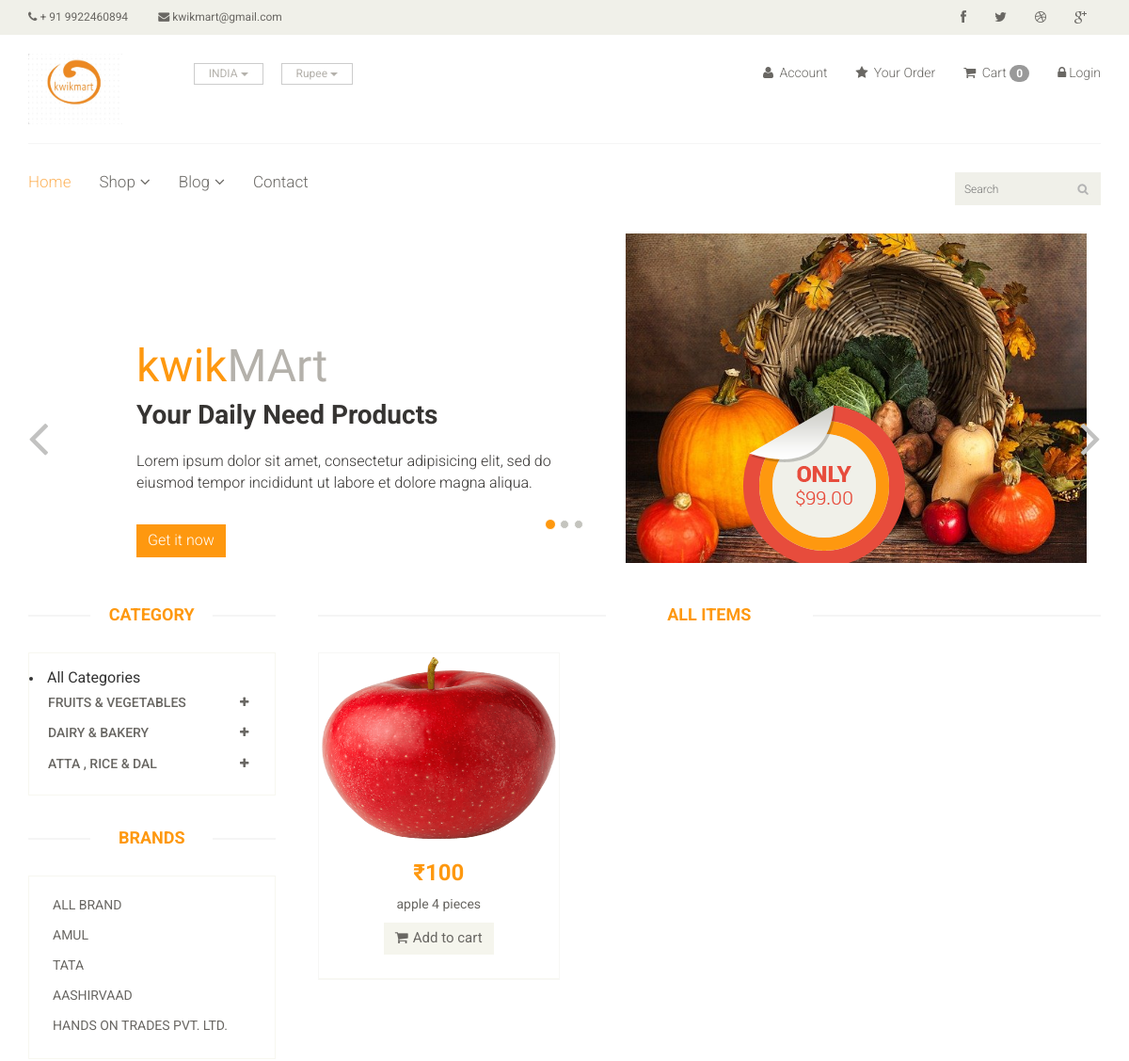
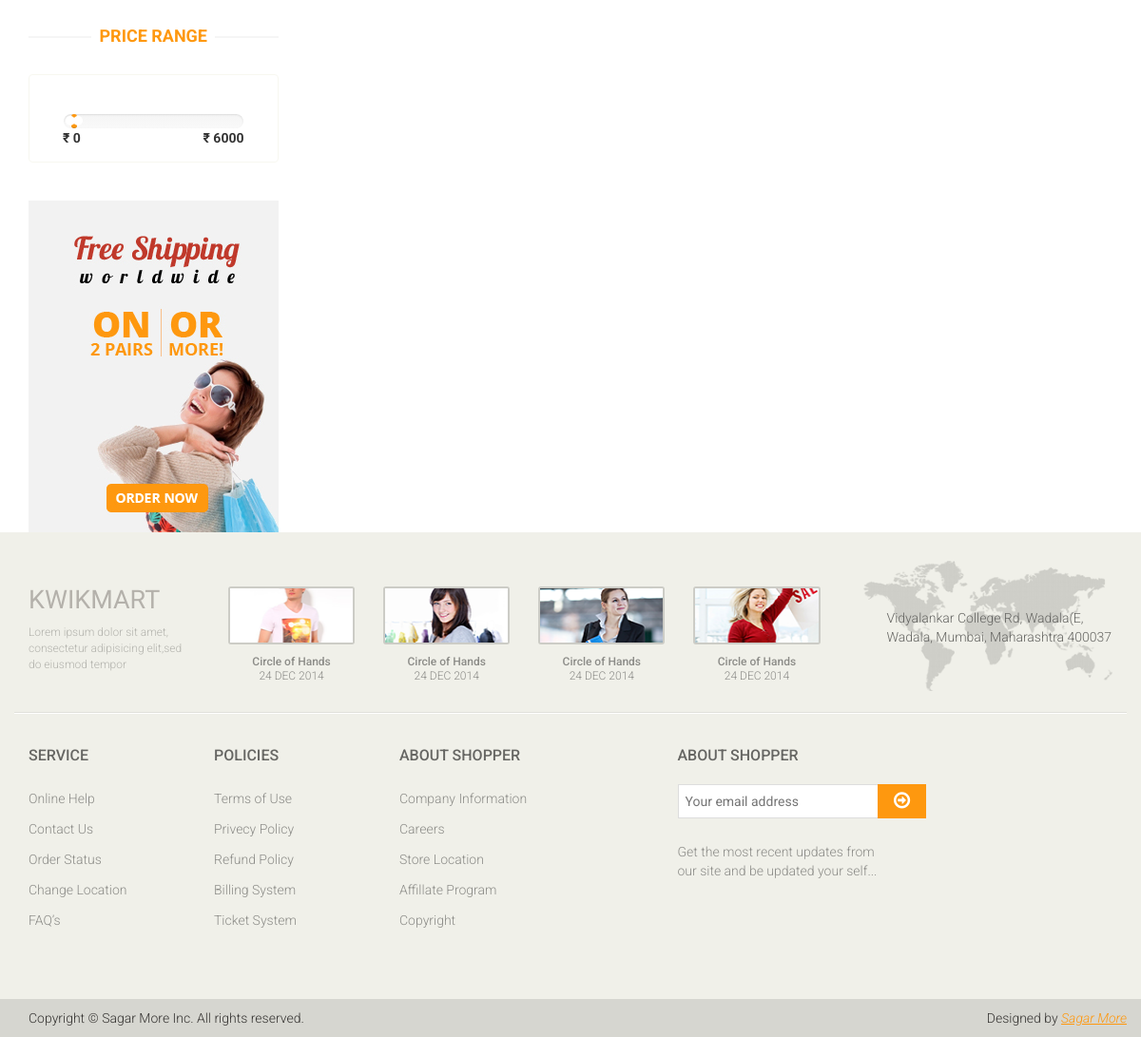
/?category=1, run on the app's committed database (2 pictures, top to bottom).
### app/models.py (models this page shows, shortened)
class Category(models.Model):
    name = models.CharField(max_length=150)

class Brand (models.Model):
    name = models.CharField(max_length=200)

class Product(models.Model):
    category = models.ForeignKey(Category,on_delete=models.CASCADE,null=True)
    sub_category = models.ForeignKey(Sub_Category, on_delete=models.CASCADE, null=True)
    brand = models.ForeignKey(Brand,on_delete=models.CASCADE,null=True)
    image = models.ImageField(upload_to='ecomerce/pimg')
    name = models.CharField(max_length=100)
    price = models.IntegerField()
    date = models.DateField(auto_now_add= True)
    stock= models.IntegerField()
    threshold_value = models.IntegerField()

### grocery_store/views.py (the view)
# urls.py: path('',views.Index,name ='index'),
def Index(request):
    category = Category.objects.all()
    brand = Brand.objects.all()
    brandID = request.GET.get('brand')
    product = Product.objects.all()
    categoryID = request.GET.get('category')
    if categoryID:
        product = Product.objects.filter(sub_category=categoryID).order_by('-id')
    elif brandID:
        product=Product.objects.filter(brand = brandID).order_by('-id')
    else:
        product = Product.objects.all()
    context = {
        'category' : category,
        'product':product,
        'brand':brand,
    }
    return render(request,'index.html',context)

### templates/index.html (shortened to what this page needs)
{% extends 'master.html' %}
{% block body %}
	<section id="slider">
		<div class="container">
			<div class="row">
				<div class="col-sm-12">
					<div id="slider-carousel" class="carousel slide" data-ride="carousel">
						<ol class="carousel-indicators">
							<li data-target="#slider-carousel" data-slide-to="0" class="active"></li>
							<li data-target="#slider-carousel" data-slide-to="1"></li>
							<li data-target="#slider-carousel" data-slide-to="2"></li>
						</ol>
						<div class="carousel-inner">
							<div class="item active">
								<div class="col-sm-6">
									<h1><span>kwik</span>MArt</h1>
									<h2>Your Daily Need Products</h2>
									<p>Lorem ipsum dolor sit amet, consectetur adipisicing elit, sed do eiusmod tempor incididunt ut labore et dolore magna aliqua. </p>
									<button type="button" class="btn btn-default get">Get it now</button>
								</div>
								<div class="col-sm-6">
									<img src="/static/images/home/blog-1.jpg" class="girl img-responsive" alt="" />
									<img src="/static/images/home/pricing.png"  class="pricing" alt="" />
								</div>
							</div>
						</div>
						<a href="#slider-carousel" class="left control-carousel hidden-xs" data-slide="prev">
							<i class="fa fa-angle-left"></i>
						</a>
						<a href="#slider-carousel" class="right control-carousel hidden-xs" data-slide="next">
							<i class="fa fa-angle-right"></i>
						</a>
					</div>
				</div>
			</div>
		</div>
	</section>
	<section>
		<div class="container">
			<div class="row">
				<div class="col-sm-3">
					<div class="left-sidebar">
						<h2>Category</h2>
						<div class="panel-group category-products" id="accordian">
							<li><a href="/" class="panel-title">All Categories</a> </li>
								{% for cat in category %}
							<div class="panel panel-default">
								<div class="panel-heading">
									<h4 class="panel-title">
										<a data-toggle="collapse" data-parent="#accordian" href="#{{cat.id}}">
												<span class="badge pull-right"><i class="fa fa-plus"></i></span>
											{{ cat.name }}
										</a>
									</h4>
								</div>
							</div>
						{% endfor %}
						</div>
						<div class="brands_products">
							<h2>Brands</h2>
							<div class="brands-name">
								<ul class="nav nav-pills nav-stacked">
									<li><a href="/" class="panel-title">All Brand</a> </li>
									{% for i in brand %}
									<li><a href="/?brand={{i.id}}"> {{i.name}}</a></li>
									{% endfor %}
								</ul>
							</div>
						</div>
						<div class="price-range">
							<h2>Price Range</h2>
							<div class="well text-center">
								 <input type="text" class="span2" value="" data-slider-min="0" data-slider-max="6000" data-slider-step="5" data-slider-value="[250,450]" id="sl2" ><br />
								 <b class="pull-left">₹ 0</b> <b class="pull-right">₹ 6000</b>
							</div>
						</div>
						<div class="shipping text-center">
							<img src="/static/images/home/shipping.jpg" alt="" />
						</div>
					</div>
				</div>
				<div class="col-sm-9 padding-right">
					<div class="features_items">
						<h2 class="title text-center">All Items</h2>
						{% for prod in product %}
						<div class="col-sm-4">
							<div class="product-image-wrapper">
								<div class="single-products">
										<div class="productinfo text-center">
											<img src="{{prod.image}}" alt="" height="200px"/>
											<h2>₹{{prod.price}}</h2>
											<p>{{prod.name}}</p>
											<a href="{% url 'cart_add' prod.id %}" class="btn btn-default add-to-cart"><i class="fa fa-shopping-cart"></i>Add to cart</a>
										</div>
										<div class="product-overlay">
											<div class="overlay-content">
											</div>
										</div>
								</div>
								<div class="choose">
								</div>
							</div>
						</div>
				{% endfor %}
					</div>
				</div>
			</div>
		</div>
	</section>
{% endblock %}

### static/css/main.css (style rules this page uses)
body { font-family: 'Roboto', sans-serif; position: relative; font-weight:400px; }
ul li { list-style: none; }
a { -webkit-transition: 300ms; -moz-transition: 300ms; -o-transition: 300ms; transition: 300ms; }
h1, h2, h3, h4, h5, h6 { font-family: 'Roboto', sans-serif; }
#slider { padding-bottom: 45px; }
.carousel-indicators li { background: #C4C4BE; }
.carousel-indicators li.active { background: #FE980F; }
.item { padding-left: 100px; }
.pricing { position: absolute; right: 40%; top: 52%; }
.girl { margin-left: 0; }
.item h1 { color: #B4B1AB; font-family: abel; font-size: 48px; margin-top: 115px; }
.item h1 span { color:#FE980F; }
.item h2 { color: #363432; font-family: 'Roboto', sans-serif; font-size: 28px; font-weight: 700; margin-bottom: 22px; margin-top: 10px; }
.item p { color:#363432; font-size:16px; font-weight:300; font-family: 'Roboto', sans-serif; }
.get { background: #FE980F; border: 0 none; border-radius: 0; color: #FFFFFF; font-family: 'Roboto', sans-serif; font-size: 16px; font-weight: 300; margin-top: 23px; }
.control-carousel { position: absolute; top: 50%; font-size: 60px; color: #C2C2C1; }
.right { right: 0; }
.category-products { border: 1px solid #F7F7F0; margin-bottom: 35px; padding-bottom: 20px; padding-top: 15px; }
.left-sidebar h2, .brands_products h2 { color: #FE980F; font-family: 'Roboto', sans-serif; font-size: 18px; font-weight: 700; margin: 0 auto 30px; text-align: center; text-transform: uppercase; position: relative; z-index:3; }
.left-sidebar h2:after, h2.title:after { content: " "; position: absolute; border: 1px solid #f5f5f5; bottom:8px; left: 0; width: 100%; height: 0; z-index: -2; }
.left-sidebar h2:before { content: " "; position: absolute; background: #fff; bottom: -6px; width: 130px; height: 30px; z-index: -1; left: 50%; margin-left: -65px; }
h2.title:before { content: " "; position: absolute; background: #fff; bottom: -6px; width: 220px; height: 30px; z-index: -1; left: 50%; margin-left: -110px; }
.category-products .panel { background-color: #FFFFFF; border: 0px; border-radius: 0px; box-shadow:none; margin-bottom: 0px; }
.category-products .panel-default .panel-heading { background-color: #FFFFFF; border: 0 none; color: #FFFFFF; padding: 5px 20px; }
.category-products .panel-default .panel-heading .panel-title a { color: #696763; font-family: 'Roboto', sans-serif; font-size: 14px; text-decoration: none; text-transform: uppercase; }
.category-products .badge { background:none; border-radius: 10px; color: #696763; display: inline-block; font-size: 12px; font-weight: bold; line-height: 1; min-width: 10px; padding: 3px 7px; text-align: center; vertical-align: baseline; white-space: nowrap; }
.brands-name { border: 1px solid #F7F7F0; padding-bottom: 20px; padding-top: 15px; }
.brands-name .nav-stacked li a { background-color: #FFFFFF; color: #696763; font-family: 'Roboto', sans-serif; font-size: 14px; padding: 5px 25px; text-decoration: none; text-transform: uppercase; }
.shipping { background-color: #F2F2F2; margin-top: 40px; overflow: hidden; padding-top: 20px; position: relative; }
.price-range { margin-top:30px; }
.well { background-color: #FFFFFF; border: 1px solid #F7F7F0; border-radius: 4px; box-shadow: none; margin-bottom: 20px; min-height: 20px; padding: 35px; }
.padding-right { padding-right: 0; }
.features_items { overflow:hidden; }
h2.title { color: #FE980F; font-family: 'Roboto', sans-serif; font-size: 18px; font-weight: 700; margin: 0 15px; text-transform: uppercase; margin-bottom: 30px; position: relative; }
.product-image-wrapper { border:1px solid #F7F7F5; overflow: hidden; margin-bottom:30px; }
.single-products { position: relative; }
.productinfo h2 { color: #FE980F; font-family: 'Roboto', sans-serif; font-size: 24px; font-weight: 700; }
.productinfo p { font-family: 'Roboto', sans-serif; font-size: 14px; font-weight: 400; color: #696763; }
.productinfo img { width: 100%; }
.productinfo { position:relative; }
.product-overlay { background:#FE980F; top: 0; display: none; height: 0; position: absolute; transition: height 500ms ease 0s; width: 100%; display: block; }
.product-overlay .overlay-content { bottom: 0; position: absolute; bottom: 0; text-align: center; width: 100%; }
.add-to-cart { background:#F5F5ED; border: 0 none; border-radius: 0; color: #696763; font-family: 'Roboto', sans-serif; font-size: 15px; margin-bottom: 25px; }
.add-to-cart i { margin-right:5px; }
.choose { border-top: 1px solid #F7F7F0; }

### data on the page
Category: name "FRUITS & VEGETABLES"
Category: name "DAIRY & BAKERY"
Category: name "ATTA , RICE & DAL"
Brand: name "AMUL"
Brand: name "TATA"
Brand: name "AASHIRVAAD"
Brand: name "HANDS ON TRADES PVT. LTD."
Product: image (picture), price "100", name "apple 4 pieces"

### other printed values
{{ request.session.cart|length }} "0"
